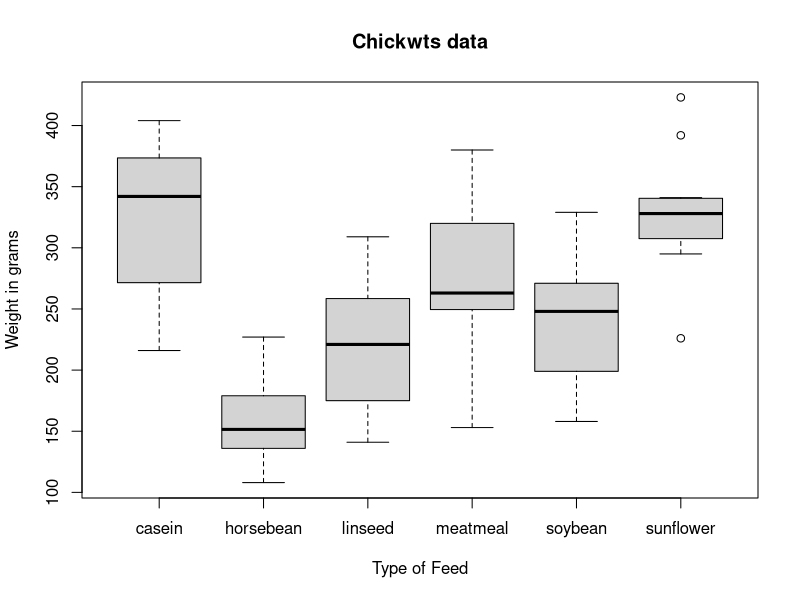

The R script that drew this image:
library(datasets)
data("chickwts")
require(stats); require(graphics)
boxplot(weight ~ feed, data = chickwts, col = "lightgray",
        main = "Chickwts data", ylab = "Weight in grams",
        xlab="Type of Feed")
results = aov(weight ~ feed, data = chickwts)
summary(results)
results = aov(weight ~ feed, data = chickwts)
TukeyHSD(results, conf.level = 0.95)